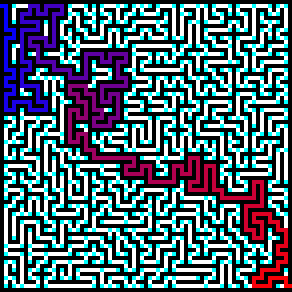
#> input picture output/solved_maze.png, 73 x 73 px (shown 4 times larger)
$ python main.py   (Python 2 division)   (older library calls are emulated)
#> lines starting #> are read from the running program, lines starting #| are printed output that depends on the picture
import os
import numpy as np
from scipy.misc import imread, imsave


# Define an upscale without smoothing function
def upscale(name, ratio):
#> called with name = '../output/solved_maze', ratio = 10
    image = imread(name + '.png', mode='RGB')
#> image is the input picture: shape (73, 73, 3); mean R, G, B 76.9, 102.3, 113.1
    out = np.arange(ratio * ratio * image.shape[0] * image.shape[1] * image.shape[2])\
            .reshape(ratio * image.shape[0], ratio * image.shape[1], image.shape[2])
    for i in range(ratio * image.shape[0]):
        for j in range(ratio * image.shape[1]):
            for k in range(3):
                out[i, j, k] = image[i/ratio, j/ratio, k]
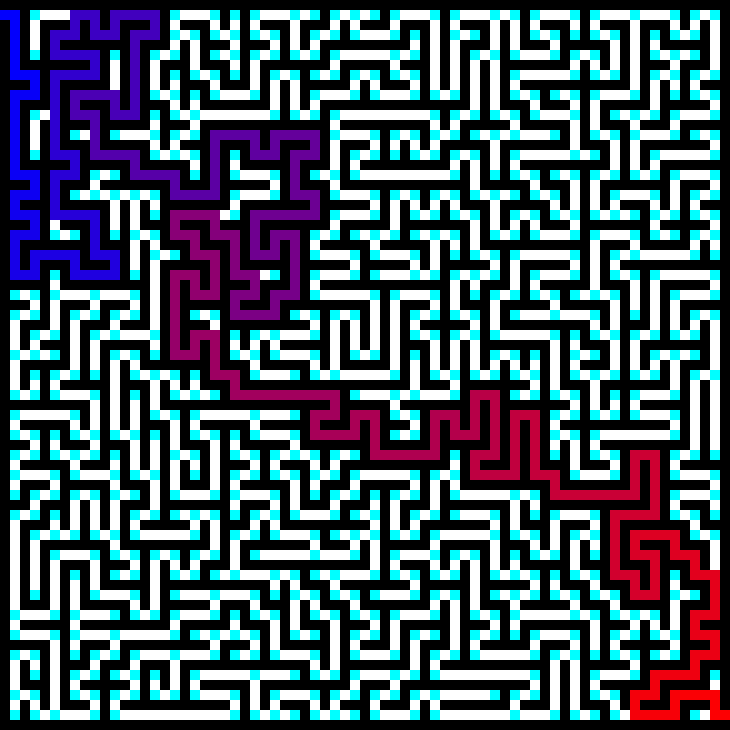
#> out: shape (730, 730, 3) int64; mean R, G, B 76.9, 102.3, 113.1
    imsave(name + '_rescaled.png', out)

# Create output directory
if not os.path.isdir('../output'):
    os.makedirs('../output')

# Generate maze
os.system('python generate.py 35 35 ../output/maze.png')

# Solve maze
os.system('python solve.py ../output/maze.png ../output/solved_maze.png')

# Upscale images
upscale('../output/solved_maze', 10)
upscale('../output/maze', 10)
#> (the run stopped early here; a loop or call above may not have finished)
